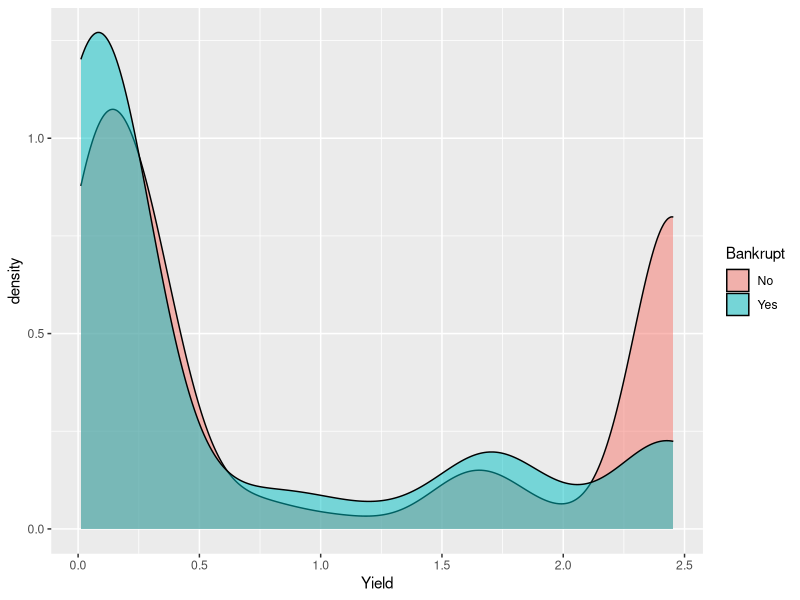
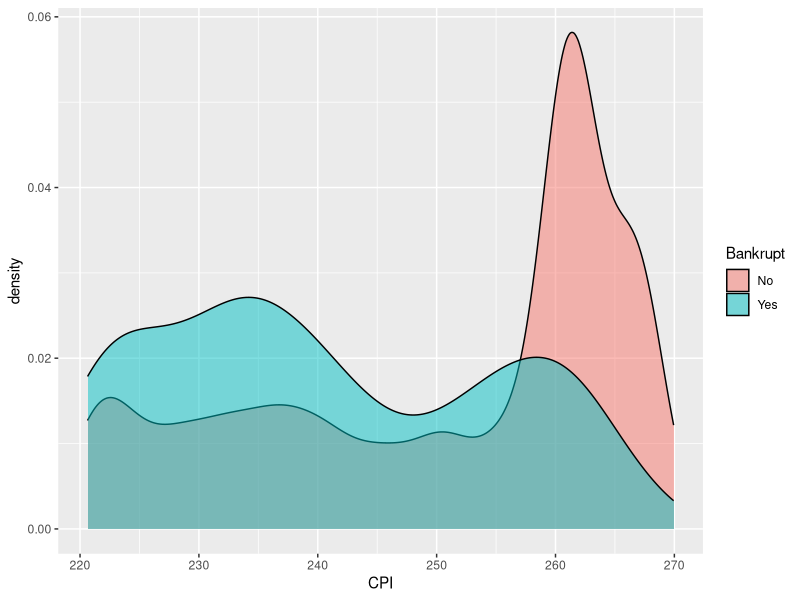
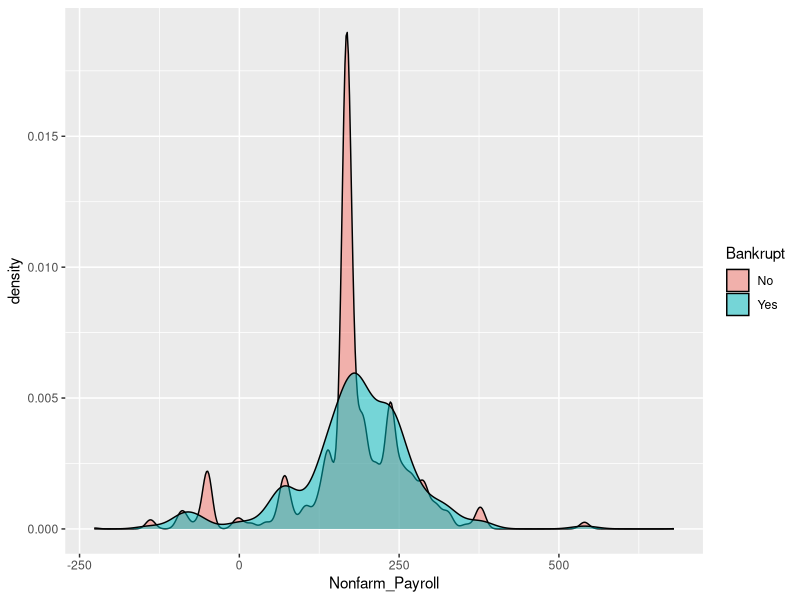
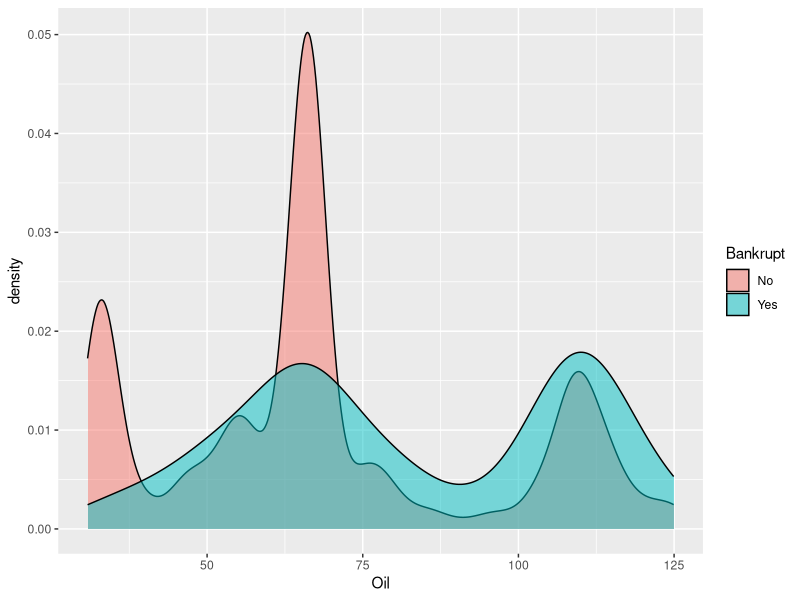
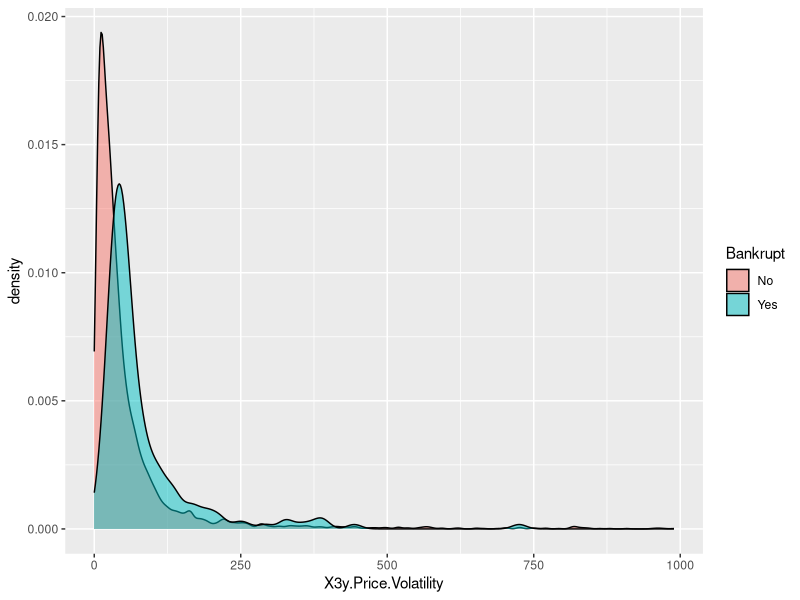
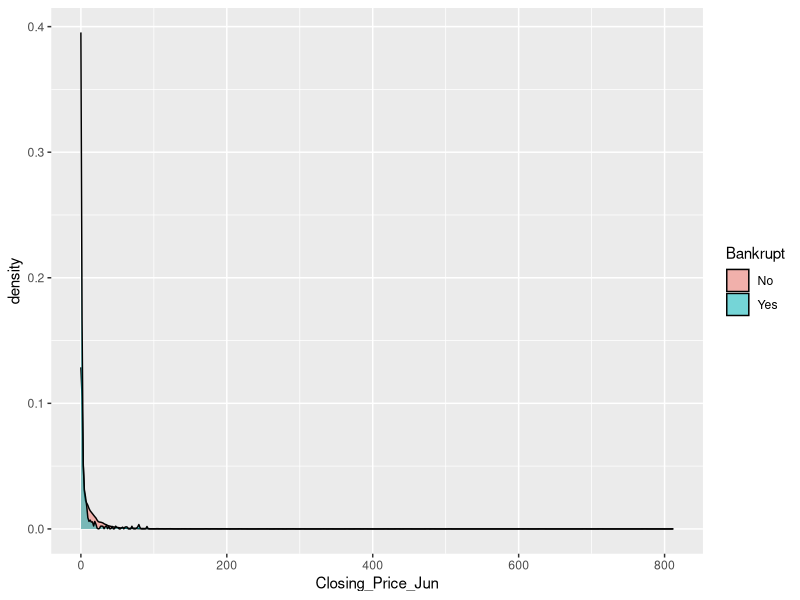

Write R code to recreate these figures, in order.
## ---- chunk 1
knitr::opts_chunk$set(echo = TRUE)
options(tinytex.verbose = TRUE)
## ---- chunk 2
library(tidyverse)
library(corrplot)
library(ggplot2)
library(ggthemes)
## ---- chunk 3
cleaned_data <- read.csv("cleaned_data.csv")
cleaned_data$Nonfarm_Payroll <- as.numeric(cleaned_data$Nonfarm_Payroll)
## ---- chunk 4
data <- cleaned_data[,-c(1:8)]
matrix <- cor(data)
# corrplot(matrix, method="circle")
## ---- chunk 5
cleaned_data %>%
  filter(!is.na(Yield)) %>%
ggplot(aes(x = Yield, fill = Bankrupt)) +
  geom_density(alpha = 0.5)

cleaned_data %>%
  filter(!is.na(CPI)) %>%
ggplot(aes(x = CPI, fill = Bankrupt)) +
  geom_density(alpha = 0.5)

cleaned_data %>%
  filter(!is.na(Nonfarm_Payroll)) %>%
ggplot(aes(x = Nonfarm_Payroll, fill = Bankrupt)) +
  geom_density(alpha = 0.5)

cleaned_data %>%
  filter(!is.na(Oil)) %>%
ggplot(aes(x = Oil, fill = Bankrupt)) +
  geom_density(alpha = 0.5)

cleaned_data %>%
  filter(!is.na(X3y.Price.Volatility)) %>%
ggplot(aes(x = X3y.Price.Volatility, fill = Bankrupt)) +
  geom_density(alpha = 0.5)

cleaned_data %>%
  filter(!is.na(Closing_Price_Jun)) %>%
ggplot(aes(x = Closing_Price_Jun, fill = Bankrupt)) +
  geom_density(alpha = 0.5)
